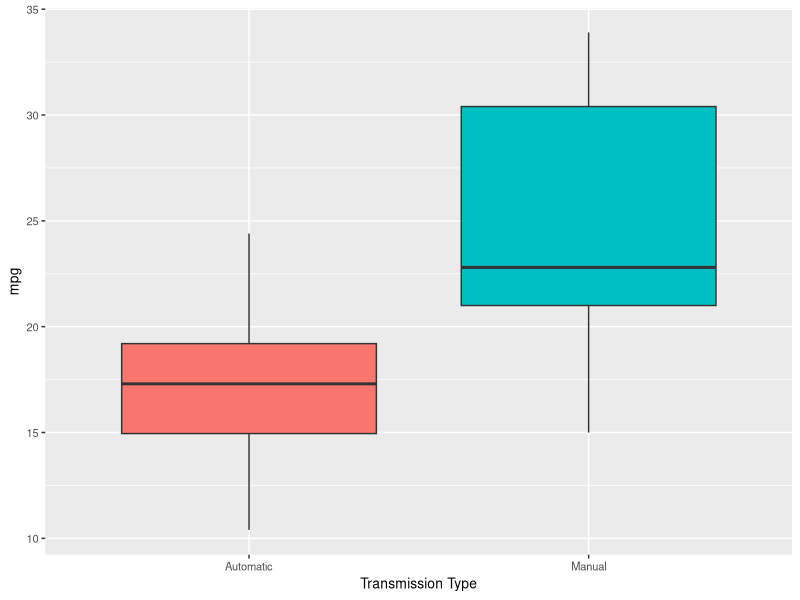
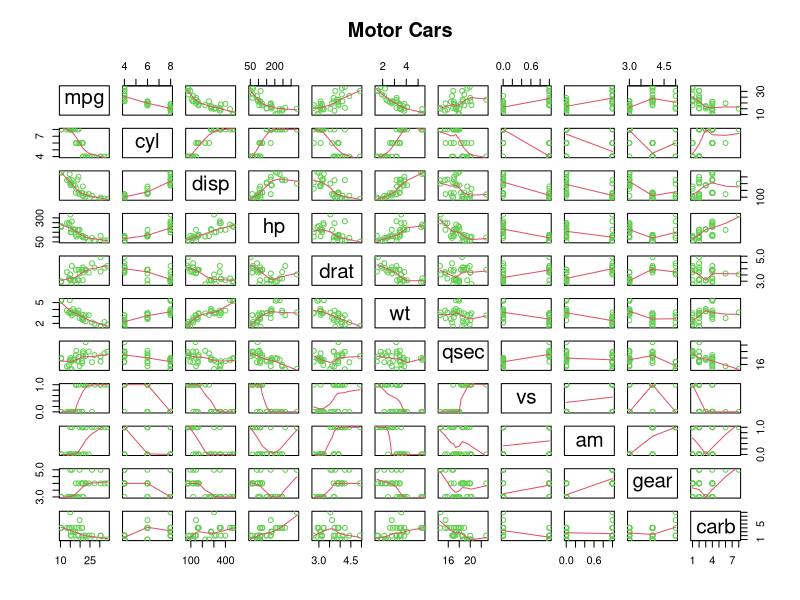
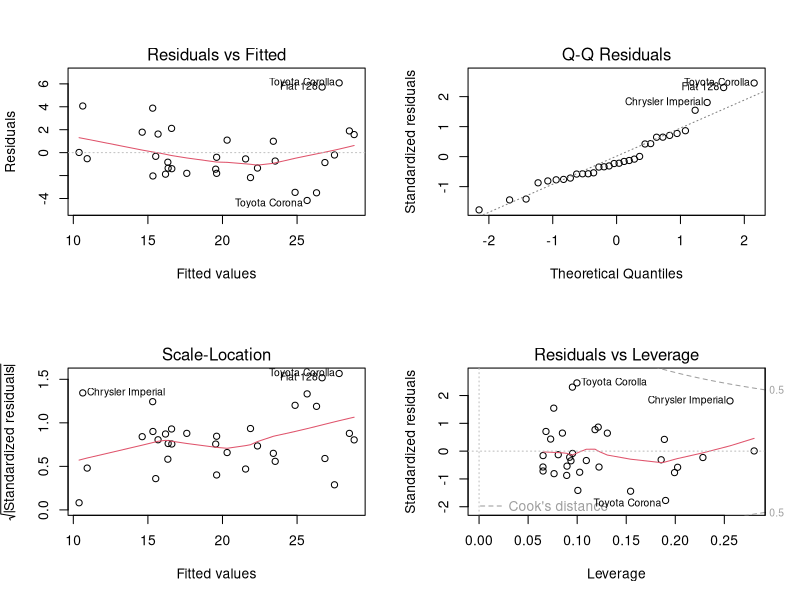
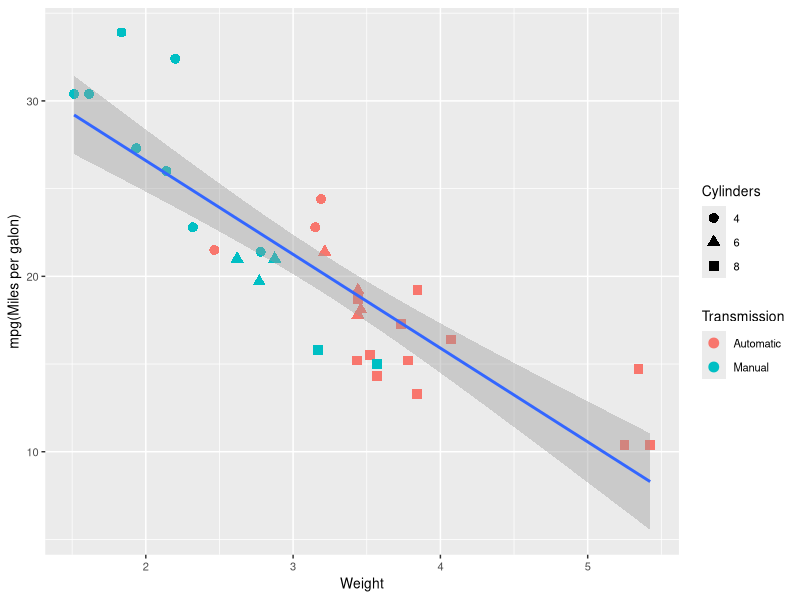

The R source for these figures, in order:
## ---- chunk 1
library(dplyr)
library(ggplot2)
data(mtcars)
mtcarsf <- mutate(mtcars, amF = factor(am, levels = c('0','1'), labels = c("Automatic", "Manual")))
g <- ggplot(mtcarsf, aes(amF, mpg, fill = amF))
g + geom_boxplot() + xlab("Transmission Type") + ylab("mpg") + theme(legend.position = "none", text = element_text(size=10))
## ---- chunk 2
fitA <- lm(mpg ~ amF, data = mtcarsf)
summary(fitA)$coef
## ---- chunk 3
Rsquared1 <- summary(fitA)$r.squared
F1 <- summary(fitA)$fstatistic[1]
pValueF1 <-  pf(summary(fitA)$f[1],summary(fitA)$f[2], summary(fitA)$f[3], lower.tail = FALSE)
Model1 <- cbind(Rsquared1,F1,pValueF1)
row.names(Model1) <- "Model 1"
colnames(Model1) <- c("R-squared","F-statistic", "p-value")
Model1
## ---- chunk 4
fitAW <- lm(mpg ~ am+ wt, data = mtcars)
summary(fitAW)$call
summary(fitAW)$coef
## ---- chunk 5
Rsquared2 <- summary(fitAW)$r.squared
F2 <- summary(fitAW)$fstatistic[1]
pValueF2 <-  pf(summary(fitAW)$f[1],summary(fitAW)$f[2], summary(fitAW)$f[3], lower.tail = FALSE)
Model2 <- cbind(Rsquared2,F2,pValueF2)
row.names(Model2) <- "Model 2" 
Model1v2 <- rbind(Model1,Model2)
Model1v2

## ---- chunk 6
fitAWC <- lm(mpg ~ am + wt + cyl, data = mtcars)
summary(fitAWC)$call
summary(fitAWC)$coef
## ---- chunk 7
Rsquared3 <- summary(fitAWC)$r.squared
F3 <- summary(fitAWC)$fstatistic[1]
pValueF3 <-  pf(summary(fitAW)$f[1],summary(fitAW)$f[2], summary(fitAW)$f[3], lower.tail = FALSE)
Model3 <- cbind(Rsquared3,F3,pValueF3)
row.names(Model3) <- "Model 3"
Model1v2vs3 <-rbind(Model1,Model2, Model3)
Model1v2vs3
## ---- chunk 8
str(mtcars)
help(mtcars)
## ---- chunk 9
library(stats)
library(graphics)
pairs(mtcars, panel = panel.smooth, main = "Motor Cars", col = 3)
## ---- chunk 10
Model4 <- lm(mpg ~ am + wt + cyl + disp + hp, mtcars)
summary(Model4)
## ---- chunk 11
par(mfrow = c(2, 2))
plot(fitAWC)
## ---- chunk 12
g3 <- ggplot(mtcarsf, aes(wt, mpg))
g3 + geom_point(aes(color = amF, shape = factor(cyl)), size = 3) + geom_smooth(method = lm) + xlab("Weight") + ylab("mpg(Miles per galon)") + guides(shape = guide_legend("Cylinders"), color = guide_legend("Transmission")) + theme(text = element_text(size=10))
